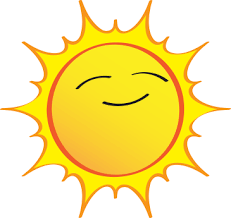
#> input picture image.jpg, 231 x 218 px
$ jupyter execute Image_Enhancing_and_Edge_Detection.ipynb
#> lines starting #> are read from the running program, lines starting #| are printed output that depends on the picture; after the words box and inside, x2 and y2 are one past the last pixel; in counts of white or black regions, pixels touching at a corner belong together
<a href="https://colab.research.google.com/github/osamazafar980/Image-Enhancing-and_Horizontal-Edge-Detection/blob/master/Image_Enhancing_and_Edge_Detection.ipynb" target="_parent"></a>

Importing

[cell 1]
import matplotlib.pyplot as plt
import cv2 as cv
import numpy as np
from skimage.color import rgb2gray
import copy
import math

Loading Image

[cell 2]
image = cv.imread('image.jpg')
#> image is the input picture: shape (218, 231, 3); mean B, G, R 149.7, 232.4, 251.7
grayscale = rgb2gray(image)
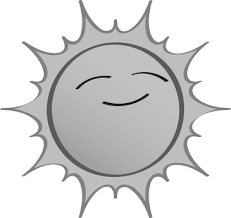
#> grayscale: shape (218, 231) float64; min 0.0267, max 1, mean 0.848
def plot(image):
  figure,axes = plt.subplots(1,2,figsize=(8,4))
  axes =axes.ravel()
  axes[0].imshow(image)
  axes[0].set_title("Orignal")
  axes[1].imshow(image,cmap=plt.cm.gray)
  axes[1].set_title("Grayscale")
  figure.tight_layout()
  plt.show
plot(image)
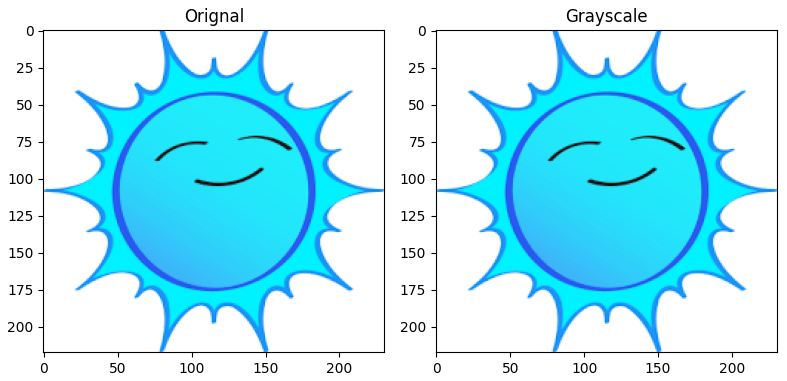
#> figure drawn by matplotlib, 2 panels; B, G, R data is drawn as R, G, B

Enhancing Image

[cell 3]
shape = grayscale.shape
#> shape = (218, 231)
print(shape)
#| (218, 231)

def padding(img,size):
#> called with size = 4
  newImage = np.pad(img,size,'constant',constant_values=1)
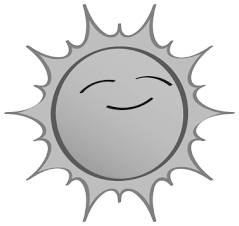
#> newImage: shape (226, 239) float64; min 0.0267, max 1, mean 0.858
  plot(newImage)
  return newImage

#size of sharpning filter 3x3
filterSize=9
size=math.floor(filterSize//2)
newImage=padding(grayscale,size)
sharpImage=np.ones(shape)

def sharpen(newImage,sharpImage):
  for row in range(size,shape[0]+size):
    for col in range(size,shape[1]+size):
      value=(newImage[row][col])*(20)
      mean=0
      for x in range(row-1,row+2):
        for y in range(col-1,col+2):
          mean=mean+newImage[x][y]
      mean=mean/9
      sharpIntensity=value-mean
      sharpImage[row-size][col-size]=sharpIntensity
  return sharpImage

sharpImage=sharpen(newImage,sharpImage)
plot(sharpImage)
print(sharpImage.shape)
#| (218, 231)
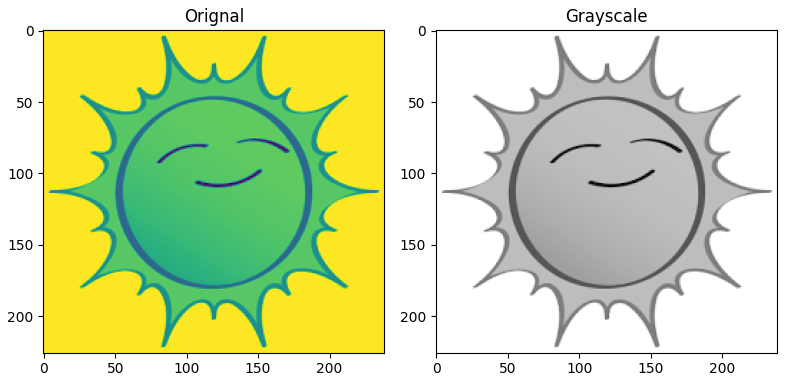
#> figure drawn by matplotlib, 2 panels

Horizontal Edging

[cell 4]
def Derivative(sharpImage):
  DerivativeImage=np.ones(shape)
  for row in range(0,shape[0]-1):
    for col in range(0,shape[1]-1):

      DerivativeImage[row][col]=round(sharpImage[row][col+1]-sharpImage[row][col])
  return DerivativeImage

firstDerivativeImage=Derivative(sharpImage)
plot(firstDerivativeImage)
print(firstDerivativeImage[0][0])
#| 0.0
secondDerivativeImage=Derivative(firstDerivativeImage)
#> after the loop in Derivative (call 2), `for row in range(0,shape[0]-1):`:
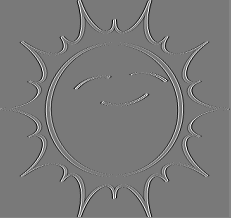
#> DerivativeImage: shape (218, 231) float64; min -10, max 11, mean 0.0133; drawn with min black and max white
for row in range(0,secondDerivativeImage.shape[0]):
  for col in range(0,secondDerivativeImage.shape[1]):
    if(secondDerivativeImage[row][col]==0):
      secondDerivativeImage[row][col]=0
    elif(secondDerivativeImage[row][col]==1):
      secondDerivativeImage[row][col]=0
    else:
      secondDerivativeImage[row][col]=1
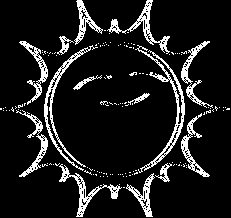
#> secondDerivativeImage: shape (218, 231) float64; values 0 (black) and 1 (white), 11.3% white in thin lines or dots
horizontalEdges=secondDerivativeImage.copy()
plot(horizontalEdges)

Vertical Edging

[cell 5]
def Derivative(sharpImage):
  DerivativeImage=np.ones(shape)
  for col in range(0,shape[1]-1):
    for row in range(0,shape[0]-1):
      DerivativeImage[row][col]=round(sharpImage[row+1][col]-sharpImage[row][col])
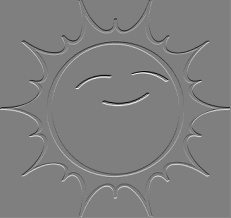
#> DerivativeImage: shape (218, 231) float64; min -14, max 14, mean 0.0127; drawn with min black and max white
  return DerivativeImage

firstDerivativeImage=Derivative(sharpImage)
plot(firstDerivativeImage)
print(firstDerivativeImage[0][0])
#| 0.0
secondDerivativeImage=Derivative(firstDerivativeImage)
#> after the loop in Derivative (call 2), `for col in range(0,shape[1]-1):`:
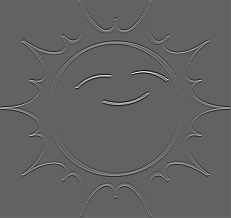
#> DerivativeImage: shape (218, 231) float64; min -15, max 24, mean 0; drawn with min black and max white
for row in range(0,secondDerivativeImage.shape[0]):
  for col in range(0,secondDerivativeImage.shape[1]):
    if(secondDerivativeImage[row][col]==0):
      secondDerivativeImage[row][col]=0
    elif(secondDerivativeImage[row][col]==1):
      secondDerivativeImage[row][col]=0
    else:
      secondDerivativeImage[row][col]=1
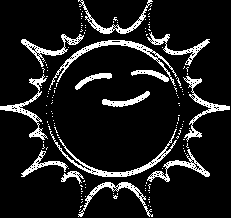
#> secondDerivativeImage: shape (218, 231) float64; values 0 (black) and 1 (white), 11.4% white; 143 white regions (129 under 20 px), largest, box (x1, y1, x2, y2) and area: (49, 40, 177, 90) 708, (50, 129, 177, 177) 687, (0, 74, 48, 140) 505
verticalEdges=secondDerivativeImage.copy()
plot(verticalEdges)

Combining

[cell 6]
combineImage=np.zeros(shape)
for row in range(0,secondDerivativeImage.shape[0]):
  for col in range(0,secondDerivativeImage.shape[1]):
    if verticalEdges[row][col] >= horizontalEdges[row][col]:
      combineImage[row][col]= verticalEdges[row][col]
    elif verticalEdges[row][col] < horizontalEdges[row][col]:
      combineImage[row][col]= horizontalEdges[row][col]
    else:
      combineImage[row][col]= 0
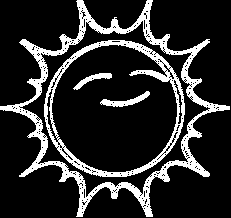
#> combineImage: shape (218, 231) float64; values 0 (black) and 1 (white), 16.8% white; 4 white regions, box (x1, y1, x2, y2) and area: (0, 0, 230, 217) 5415, (44, 40, 185, 177) 2589, (100, 91, 150, 107) 273, (73, 73, 112, 90) 203
plot(combineImage)
